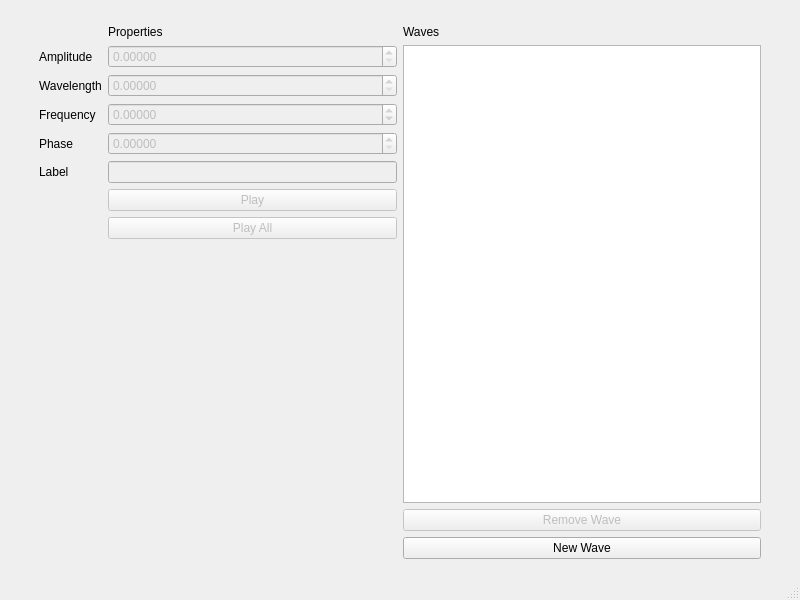
<?xml version="1.0" encoding="UTF-8"?>
<ui version="4.0">
 <class>MainWindow</class>
 <widget class="QMainWindow" name="MainWindow">
  <property name="geometry">
   <rect>
    <x>0</x>
    <y>0</y>
    <width>800</width>
    <height>600</height>
   </rect>
  </property>
  <property name="windowTitle">
   <string>MainWindow</string>
  </property>
  <widget class="QWidget" name="centralwidget">
   <layout class="QVBoxLayout" name="verticalLayout_2">
    <item>
     <widget class="MplWidget" name="MplWidget" native="true"/>
    </item>
    <item>
     <layout class="QHBoxLayout" name="horizontalLayout">
      <property name="spacing">
       <number>6</number>
      </property>
      <property name="leftMargin">
       <number>30</number>
      </property>
      <property name="topMargin">
       <number>10</number>
      </property>
      <property name="rightMargin">
       <number>30</number>
      </property>
      <property name="bottomMargin">
       <number>10</number>
      </property>
      <item>
       <layout class="QFormLayout" name="formLayout">
        <property name="fieldGrowthPolicy">
         <enum>QFormLayout::AllNonFixedFieldsGrow</enum>
        </property>
        <item row="1" column="0">
         <widget class="QLabel" name="label">
          <property name="text">
           <string>Amplitude</string>
          </property>
         </widget>
        </item>
        <item row="1" column="1">
         <widget class="QDoubleSpinBox" name="dsAmplitude">
          <property name="enabled">
           <bool>false</bool>
          </property>
          <property name="decimals">
           <number>5</number>
          </property>
          <property name="maximum">
           <double>9999999.000000000000000</double>
          </property>
         </widget>
        </item>
        <item row="2" column="0">
         <widget class="QLabel" name="label_2">
          <property name="text">
           <string>Wavelength</string>
          </property>
         </widget>
        </item>
        <item row="2" column="1">
         <widget class="QDoubleSpinBox" name="dsWavelength">
          <property name="enabled">
           <bool>false</bool>
          </property>
          <property name="decimals">
           <number>5</number>
          </property>
          <property name="maximum">
           <double>9999999.000000000000000</double>
          </property>
         </widget>
        </item>
        <item row="3" column="0">
         <widget class="QLabel" name="label_3">
          <property name="text">
           <string>Frequency</string>
          </property>
         </widget>
        </item>
        <item row="3" column="1">
         <widget class="QDoubleSpinBox" name="dsFrequency">
          <property name="enabled">
           <bool>false</bool>
          </property>
          <property name="decimals">
           <number>5</number>
          </property>
          <property name="minimum">
           <double>-1.000000000000000</double>
          </property>
          <property name="maximum">
           <double>1.000000000000000</double>
          </property>
          <property name="singleStep">
           <double>0.010000000000000</double>
          </property>
         </widget>
        </item>
        <item row="4" column="0">
         <widget class="QLabel" name="label_4">
          <property name="text">
           <string>Phase</string>
          </property>
         </widget>
        </item>
        <item row="4" column="1">
         <widget class="QDoubleSpinBox" name="dsPhase">
          <property name="enabled">
           <bool>false</bool>
          </property>
          <property name="decimals">
           <number>5</number>
          </property>
          <property name="maximum">
           <double>99999999.000000000000000</double>
          </property>
         </widget>
        </item>
        <item row="5" column="0">
         <widget class="QLabel" name="label_6">
          <property name="text">
           <string>Label</string>
          </property>
         </widget>
        </item>
        <item row="5" column="1">
         <widget class="QLineEdit" name="dsLabel">
          <property name="enabled">
           <bool>false</bool>
          </property>
         </widget>
        </item>
        <item row="6" column="1">
         <widget class="QPushButton" name="playButton">
          <property name="enabled">
           <bool>false</bool>
          </property>
          <property name="text">
           <string>Play</string>
          </property>
         </widget>
        </item>
        <item row="7" column="1">
         <widget class="QPushButton" name="playAll">
          <property name="enabled">
           <bool>false</bool>
          </property>
          <property name="text">
           <string>Play All</string>
          </property>
         </widget>
        </item>
        <item row="0" column="1">
         <widget class="QLabel" name="label_7">
          <property name="text">
           <string>Properties</string>
          </property>
         </widget>
        </item>
       </layout>
      </item>
      <item>
       <layout class="QVBoxLayout" name="verticalLayout">
        <item>
         <widget class="QLabel" name="label_5">
          <property name="text">
           <string>Waves</string>
          </property>
         </widget>
        </item>
        <item>
         <widget class="QListWidget" name="listWidget"/>
        </item>
        <item>
         <widget class="QPushButton" name="removewave">
          <property name="enabled">
           <bool>false</bool>
          </property>
          <property name="text">
           <string>Remove Wave</string>
          </property>
         </widget>
        </item>
        <item>
         <widget class="QPushButton" name="newwave">
          <property name="text">
           <string>New Wave</string>
          </property>
         </widget>
        </item>
       </layout>
      </item>
     </layout>
    </item>
   </layout>
  </widget>
  <widget class="QMenuBar" name="menubar">
   <property name="geometry">
    <rect>
     <x>0</x>
     <y>0</y>
     <width>800</width>
     <height>26</height>
    </rect>
   </property>
  </widget>
  <widget class="QStatusBar" name="statusbar"/>
 </widget>
 <customwidgets>
  <customwidget>
   <class>MplWidget</class>
   <extends>QWidget</extends>
   <header>mplwidget.h</header>
   <container>1</container>
  </customwidget>
 </customwidgets>
 <resources/>
 <connections/>
</ui>
